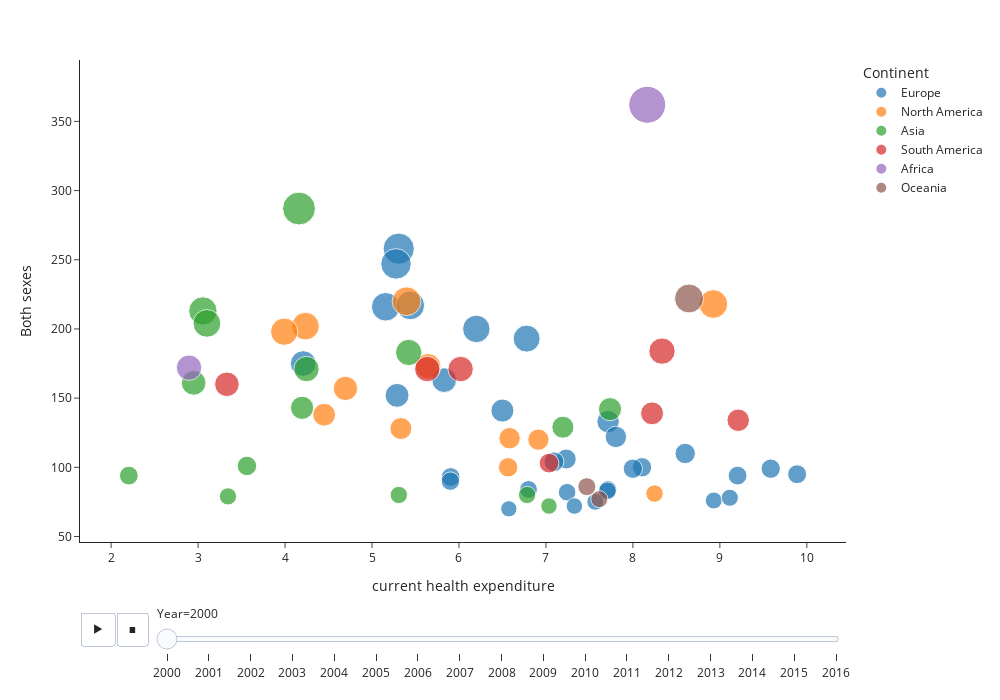

Source (notebook cell):
### Code cell
import plotly.express as px
px.scatter(df_comb.sort_values('Year',ascending=True), x='current health expenditure', y='Both sexes',
           size='Both sexes', size_max=30, color='Continent', animation_frame="Year", animation_group="Country",
           template='simple_white', width=1000, height=700,hover_name='Country')

### Figure 1 — Plotly figure (JSON) as saved in the notebook; plotly's stock layout.template omitted (floating-point values rounded to 4 significant figures)
{"data": [{"hovertemplate": "<b>%{hovertext}</b><br><br>Continent=Europe<br>Year=2000<br>current health expenditure=%{x}<br>Both sexes=%{marker.size}<extra></extra>", "hovertext": ["Albania", "Iceland", "Greece", "Germany", "France", "Ukraine", "Finland", "Estonia", "Denmark", "Croatia", "Bulgaria", "Belgium", "Belarus", "Ireland", "Spain", "Slovenia", "Serbia", "Sweden", "Romania", "Portugal", "Poland", "Norway", "Switzerland", "Netherlands", "Malta", "Luxembourg", "Lithuania", "Latvia", "Italy", "Austria", "Hungary"], "ids": ["Albania", "Iceland", "Greece", "Germany", "France", "Ukraine", "Finland", "Estonia", "Denmark", "Croatia", "Bulgaria", "Belgium", "Belarus", "Ireland", "Spain", "Slovenia", "Serbia", "Sweden", "Romania", "Portugal", "Poland", "Norway", "Switzerland", "Netherlands", "Malta", "Luxembourg", "Lithuania", "Latvia", "Italy", "Austria", "Hungary"], "legendgroup": "Europe", "marker": {"color": "#1F77B4", "size": [106, 76, 82, 95, 99, 258, 104, 216, 100, 133, 163, 99, 247, 93, 84, 122, 141, 72, 175, 110, 152, 84, 78, 83, 70, 90, 200, 217, 75, 94, 193], "sizemode": "area", "sizeref": 0.53, "symbol": "circle"}, "mode": "markers", "name": "Europe", "orientation": "v", "showlegend": true, "type": "scatter", "x": [7.233, 8.929, 7.243, 9.888, 9.584, 5.307, 7.093, 5.157, 8.104, 7.715, 5.83, 7.999, 5.276, 5.904, 6.799, 7.804, 6.499, 7.327, 4.209, 8.601, 5.288, 7.712, 9.114, 7.707, 6.573, 5.901, 6.2, 5.44, 7.567, 9.204, 6.778], "xaxis": "x", "y": [106, 76, 82, 95, 99, 258, 104, 216, 100, 133, 163, 99, 247, 93, 84, 122, 141, 72, 175, 110, 152, 84, 78, 83, 70, 90, 200, 217, 75, 94, 193], "yaxis": "y"}, {"hovertemplate": "<b>%{hovertext}</b><br><br>Continent=North America<br>Year=2000<br>current health expenditure=%{x}<br>Both sexes=%{marker.size}<extra></extra>", "hovertext": ["Trinidad and Tobago", "Guatemala", "El Salvador", "Cuba", "Costa Rica", "Canada", "Belize", "Barbados", "Jamaica", "Panama", "Mexico", "Antigua and Barbuda"], "ids": ["Trinidad and Tobago", "Guatemala", "El Salvador", "Cuba", "Costa Rica", "Canada", "Belize", "Barbados", "Jamaica", "Panama", "Mexico", "Antigua and Barbuda"], "legendgroup": "North America", "marker": {"color": "#FF7F0E", "size": [202, 220, 218, 121, 100, 81, 198, 128, 173, 120, 138, 157], "sizemode": "area", "sizeref": 0.53, "symbol": "circle"}, "mode": "markers", "name": "North America", "orientation": "v", "showlegend": true, "type": "scatter", "x": [4.235, 5.397, 8.925, 6.582, 6.565, 8.248, 3.99, 5.332, 5.645, 6.913, 4.449, 4.694], "xaxis": "x", "y": [202, 220, 218, 121, 100, 81, 198, 128, 173, 120, 138, 157], "yaxis": "y"}, {"hovertemplate": "<b>%{hovertext}</b><br><br>Continent=Asia<br>Year=2000<br>current health expenditure=%{x}<br>Both sexes=%{marker.size}<extra></extra>", "hovertext": ["Georgia", "Cyprus", "Bahrain", "Azerbaijan", "Uzbekistan", "Israel", "Sri Lanka", "Singapore", "Philippines", "Maldives", "Thailand", "Kuwait", "Kazakhstan", "Japan", "Armenia"], "ids": ["Georgia", "Cyprus", "Bahrain", "Azerbaijan", "Uzbekistan", "Israel", "Sri Lanka", "Singapore", "Philippines", "Maldives", "Thailand", "Kuwait", "Kazakhstan", "Japan", "Armenia"], "legendgroup": "Asia", "marker": {"color": "#2CA02C", "size": [129, 80, 101, 161, 183, 80, 171, 79, 213, 142, 204, 94, 287, 72, 143], "sizemode": "area", "sizeref": 0.53, "symbol": "circle"}, "mode": "markers", "name": "Asia", "orientation": "v", "showlegend": true, "type": "scatter", "x": [7.195, 5.308, 3.561, 2.949, 5.422, 6.783, 4.247, 3.343, 3.055, 7.737, 3.101, 2.203, 4.16, 7.035, 4.196], "xaxis": "x", "y": [129, 80, 101, 161, 183, 80, 171, 79, 213, 142, 204, 94, 287, 72, 143], "yaxis": "y"}, {"hovertemplate": "<b>%{hovertext}</b><br><br>Continent=South America<br>Year=2000<br>current health expenditure=%{x}<br>Both sexes=%{marker.size}<extra></extra>", "hovertext": ["Ecuador", "Colombia", "Uruguay", "Chile", "Brazil", "Paraguay", "Argentina"], "ids": ["Ecuador", "Colombia", "Uruguay", "Chile", "Brazil", "Paraguay", "Argentina"], "legendgroup": "South America", "marker": {"color": "#D62728", "size": [160, 171, 134, 103, 184, 171, 139], "sizemode": "area", "sizeref": 0.53, "symbol": "circle"}, "mode": "markers", "name": "South America", "orientation": "v", "showlegend": true, "type": "scatter", "x": [3.331, 5.635, 9.211, 7.035, 8.335, 6.019, 8.22], "xaxis": "x", "y": [160, 171, 134, 103, 184, 171, 139], "yaxis": "y"}, {"hovertemplate": "<b>%{hovertext}</b><br><br>Continent=Africa<br>Year=2000<br>current health expenditure=%{x}<br>Both sexes=%{marker.size}<extra></extra>", "hovertext": ["South Africa", "Mauritius"], "ids": ["South Africa", "Mauritius"], "legendgroup": "Africa", "marker": {"color": "#9467BD", "size": [362, 172], "sizemode": "area", "sizeref": 0.53, "symbol": "circle"}, "mode": "markers", "name": "Africa", "orientation": "v", "showlegend": true, "type": "scatter", "x": [8.165, 2.896], "xaxis": "x", "y": [362, 172], "yaxis": "y"}, {"hovertemplate": "<b>%{hovertext}</b><br><br>Continent=Oceania<br>Year=2000<br>current health expenditure=%{x}<br>Both sexes=%{marker.size}<extra></extra>", "hovertext": ["New Zealand", "Kiribati", "Australia"], "ids": ["New Zealand", "Kiribati", "Australia"], "legendgroup": "Oceania", "marker": {"color": "#8C564B", "size": [86, 222, 77], "sizemode": "area", "sizeref": 0.53, "symbol": "circle"}, "mode": "markers", "name": "Oceania", "orientation": "v", "showlegend": true, "type": "scatter", "x": [7.47, 8.645, 7.614], "xaxis": "x", "y": [86, 222, 77], "yaxis": "y"}], "layout": {"height": 700, "legend": {"itemsizing": "constant", "title": {"text": "Continent"}, "tracegroupgap": 0}, "margin": {"t": 60}, "sliders": [{"active": 0, "currentvalue": {"prefix": "Year="}, "len": 0.9, "pad": {"b": 10, "t": 60}, "steps": [{"args": [["2000"], {"frame": {"duration": 0, "redraw": false}, "fromcurrent": true, "mode": "immediate", "transition": {"duration": 0, "easing": "linear"}}], "label": "2000", "method": "animate"}, {"args": [["2001"], {"frame": {"duration": 0, "redraw": false}, "fromcurrent": true, "mode": "immediate", "transition": {"duration": 0, "easing": "linear"}}], "label": "2001", "method": "animate"}, {"args": [["2002"], {"frame": {"duration": 0, "redraw": false}, "fromcurrent": true, "mode": "immediate", "transition": {"duration": 0, "easing": "linear"}}], "label": "2002", "method": "animate"}, {"args": [["2003"], {"frame": {"duration": 0, "redraw": false}, "fromcurrent": true, "mode": "immediate", "transition": {"duration": 0, "easing": "linear"}}], "label": "2003", "method": "animate"}, {"args": [["2004"], {"frame": {"duration": 0, "redraw": false}, "fromcurrent": true, "mode": "immediate", "transition": {"duration": 0, "easing": "linear"}}], "label": "2004", "method": "animate"}, {"args": [["2005"], {"frame": {"duration": 0, "redraw": false}, "fromcurrent": true, "mode": "immediate", "transition": {"duration": 0, "easing": "linear"}}], "label": "2005", "method": "animate"}, {"args": [["2006"], {"frame": {"duration": 0, "redraw": false}, "fromcurrent": true, "mode": "immediate", "transition": {"duration": 0, "easing": "linear"}}], "label": "2006", "method": "animate"}, {"args": [["2007"], {"frame": {"duration": 0, "redraw": false}, "fromcurrent": true, "mode": "immediate", "transition": {"duration": 0, "easing": "linear"}}], "label": "2007", "method": "animate"}, {"args": [["2008"], {"frame": {"duration": 0, "redraw": false}, "fromcurrent": true, "mode": "immediate", "transition": {"duration": 0, "easing": "linear"}}], "label": "2008", "method": "animate"}, {"args": [["2009"], {"frame": {"duration": 0, "redraw": false}, "fromcurrent": true, "mode": "immediate", "transition": {"duration": 0, "easing": "linear"}}], "label": "2009", "method": "animate"}, {"args": [["2010"], {"frame": {"duration": 0, "redraw": false}, "fromcurrent": true, "mode": "immediate", "transition": {"duration": 0, "easing": "linear"}}], "label": "2010", "method": "animate"}, {"args": [["2011"], {"frame": {"duration": 0, "redraw": false}, "fromcurrent": true, "mode": "immediate", "transition": {"duration": 0, "easing": "linear"}}], "label": "2011", "method": "animate"}, {"args": [["2012"], {"frame": {"duration": 0, "redraw": false}, "fromcurrent": true, "mode": "immediate", "transition": {"duration": 0, "easing": "linear"}}], "label": "2012", "method": "animate"}, {"args": [["2013"], {"frame": {"duration": 0, "redraw": false}, "fromcurrent": true, "mode": "immediate", "transition": {"duration": 0, "easing": "linear"}}], "label": "2013", "method": "animate"}, {"args": [["2014"], {"frame": {"duration": 0, "redraw": false}, "fromcurrent": true, "mode": "immediate", "transition": {"duration": 0, "easing": "linear"}}], "label": "2014", "method": "animate"}, {"args": [["2015"], {"frame": {"duration": 0, "redraw": false}, "fromcurrent": true, "mode": "immediate", "transition": {"duration": 0, "easing": "linear"}}], "label": "2015", "method": "animate"}, {"args": [["2016"], {"frame": {"duration": 0, "redraw": false}, "fromcurrent": true, "mode": "immediate", "transition": {"duration": 0, "easing": "linear"}}], "label": "2016", "method": "animate"}], "x": 0.1, "xanchor": "left", "y": 0, "yanchor": "top"}], "updatemenus": [{"buttons": [{"args": [null, {"frame": {"duration": 500, "redraw": false}, "fromcurrent": true, "mode": "immediate", "transition": {"duration": 500, "easing": "linear"}}], "label": "&#9654;", "method": "animate"}, {"args": [[null], {"frame": {"duration": 0, "redraw": false}, "fromcurrent": true, "mode": "immediate", "transition": {"duration": 0, "easing": "linear"}}], "label": "&#9724;", "method": "animate"}], "direction": "left", "pad": {"r": 10, "t": 70}, "showactive": false, "type": "buttons", "x": 0.1, "xanchor": "right", "y": 0, "yanchor": "top"}], "width": 1000, "xaxis": {"anchor": "y", "domain": [0, 1], "title": {"text": "current health expenditure"}}, "yaxis": {"anchor": "x", "domain": [0, 1], "title": {"text": "Both sexes"}}}}
